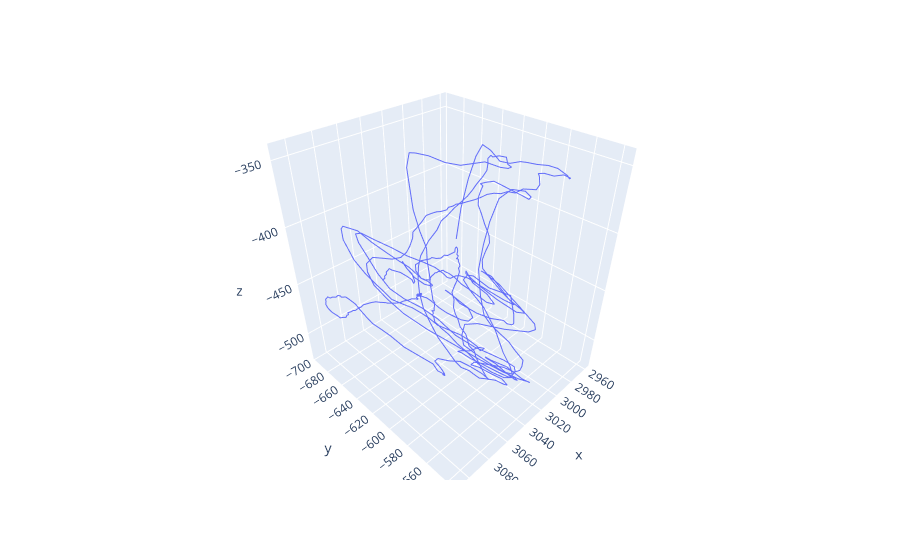

Notebook cell for this chart:
### Markdown cell above
#### Trajectories
Let's plot the right wrist trajectory while cutting some tomatoes

### Code cell
""" Plots trajectory of a joint during an event. """
import plotly.express as px

def plot_trajectory(data, t1, t2, joint, event):
    idx = time_id(df, t1, t2)
    xdata = [point[0] for point in data[joint][idx[0]: idx[1]]]
    ydata = [point[1] for point in data[joint][idx[0]: idx[1]]]
    zdata = [point[2] for point in data[joint][idx[0]: idx[1]]]

    fig = px.line_3d(x = xdata, y = ydata, z = zdata)
    fig.show()
    """
    fig = plt.figure(figsize=(10,10))
    ax = plt.axes(projection='3d')
    ax.scatter3D(xdata, ydata, zdata, c=zdata, cmap='Greens')
    ax.set_title(f'{joint} trajectory when {event}')
    """
t1 = events['cutting'][0][0]
t2 = events['cutting'][0][1]
plot_trajectory(df, t1, t2, joint = 'rightwrist', event = 'cutting tomatoes')

### Figure 1 — Plotly figure (JSON) as saved in the notebook; plotly's stock layout.template omitted (floating-point values rounded to 4 significant figures; data arrays with more than 128 entries replaced by an {"elided": "..."} marker saying what was removed)
{"data": [{"hovertemplate": "x=%{x}<br>y=%{y}<br>z=%{z}<extra></extra>", "legendgroup": "", "line": {"color": "#636efa", "dash": "solid"}, "marker": {"symbol": "circle"}, "mode": "lines", "name": "", "scene": "scene", "showlegend": false, "type": "scatter3d", "x": {"elided": "529 float values"}, "y": {"elided": "529 float values"}, "z": {"elided": "529 float values"}}], "layout": {"legend": {"tracegroupgap": 0}, "margin": {"t": 60}, "scene": {"domain": {"x": [0, 1], "y": [0, 1]}, "xaxis": {"title": {"text": "x"}}, "yaxis": {"title": {"text": "y"}}, "zaxis": {"title": {"text": "z"}}}}}
